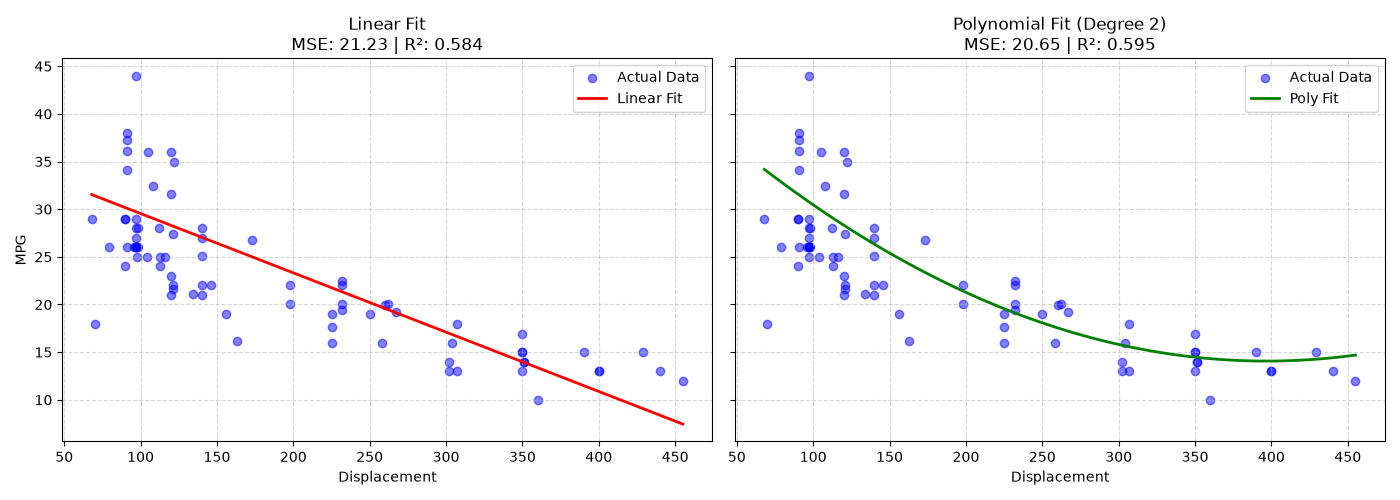

Source code (Python):
import numpy as np
import pandas as pd
import matplotlib.pyplot as plt
from sklearn.model_selection import train_test_split
from sklearn.linear_model import LinearRegression
from sklearn.preprocessing import PolynomialFeatures
from sklearn.metrics import mean_squared_error, r2_score

# ---- Step 1: Load and Clean Dataset ----
url = "https://archive.ics.uci.edu/ml/machine-learning-databases/auto-mpg/auto-mpg.data"
columns = ['mpg', 'cylinders', 'displacement', 'horsepower', 'weight', 'acceleration', 'model year', 'origin', 'car name']

# Correctly parse whitespace, handle missing values denoted by '?', and drop them
df = pd.read_csv(url, sep=r'\s+', names=columns)
df = df.replace('?', np.nan).dropna()

# ---- Step 2: Select Features & Split ----
X = df[["displacement"]]
y = df["mpg"]

X_train, X_test, y_train, y_test = train_test_split(X, y, test_size=0.2, random_state=42)

# ---- Step 3: Train Linear Regression ----
lr_model = LinearRegression()
lr_model.fit(X_train, y_train)
y_pred_lr = lr_model.predict(X_test)

# ---- Step 4: Train Polynomial Regression (Degree 2) ----
poly = PolynomialFeatures(degree=2)
X_train_poly = poly.fit_transform(X_train)
X_test_poly = poly.transform(X_test)

poly_model = LinearRegression()
poly_model.fit(X_train_poly, y_train)
y_pred_poly = poly_model.predict(X_test_poly)

# ---- Step 5: Evaluation ----
mse_lr, r2_lr = mean_squared_error(y_test, y_pred_lr), r2_score(y_test, y_pred_lr)
mse_poly, r2_poly = mean_squared_error(y_test, y_pred_poly), r2_score(y_test, y_pred_poly)

print("--- Linear Regression Performance ---")
print(f"MSE : {mse_lr:.2f}")
print(f"R2  : {r2_lr:.3f}")

print("\n--- Polynomial Regression Performance ---")
print(f"MSE : {mse_poly:.2f}")
print(f"R2  : {r2_poly:.3f}")

# ---- Step 6: Split Visualization into Side-by-Side Plots ----
# Generate smooth lines tracking from min to max displacement
X_line = np.linspace(X.min(), X.max(), 100).reshape(-1, 1)

# Create a figure with 1 row and 2 columns sharing the same Y-axis scale
fig, (ax1, ax2) = plt.subplots(1, 2, figsize=(14, 5), sharey=True)

# 1. Left Plot: Linear Regression
ax1.scatter(X_test, y_test, color='blue', alpha=0.5, label='Actual Data')
ax1.plot(X_line, lr_model.predict(X_line), color='red', linewidth=2, label='Linear Fit')
ax1.set_title(f'Linear Fit\nMSE: {mse_lr:.2f} | R²: {r2_lr:.3f}')
ax1.set_xlabel('Displacement')
ax1.set_ylabel('MPG')
ax1.legend()
ax1.grid(True, linestyle='--', alpha=0.5)

# 2. Right Plot: Polynomial Regression
ax2.scatter(X_test, y_test, color='blue', alpha=0.5, label='Actual Data')
ax2.plot(X_line, poly_model.predict(poly.transform(X_line)), color='green', linewidth=2, label='Poly Fit')
ax2.set_title(f'Polynomial Fit (Degree 2)\nMSE: {mse_poly:.2f} | R²: {r2_poly:.3f}')
ax2.set_xlabel('Displacement')
ax2.legend()
ax2.grid(True, linestyle='--', alpha=0.5)

plt.tight_layout()
plt.show()
